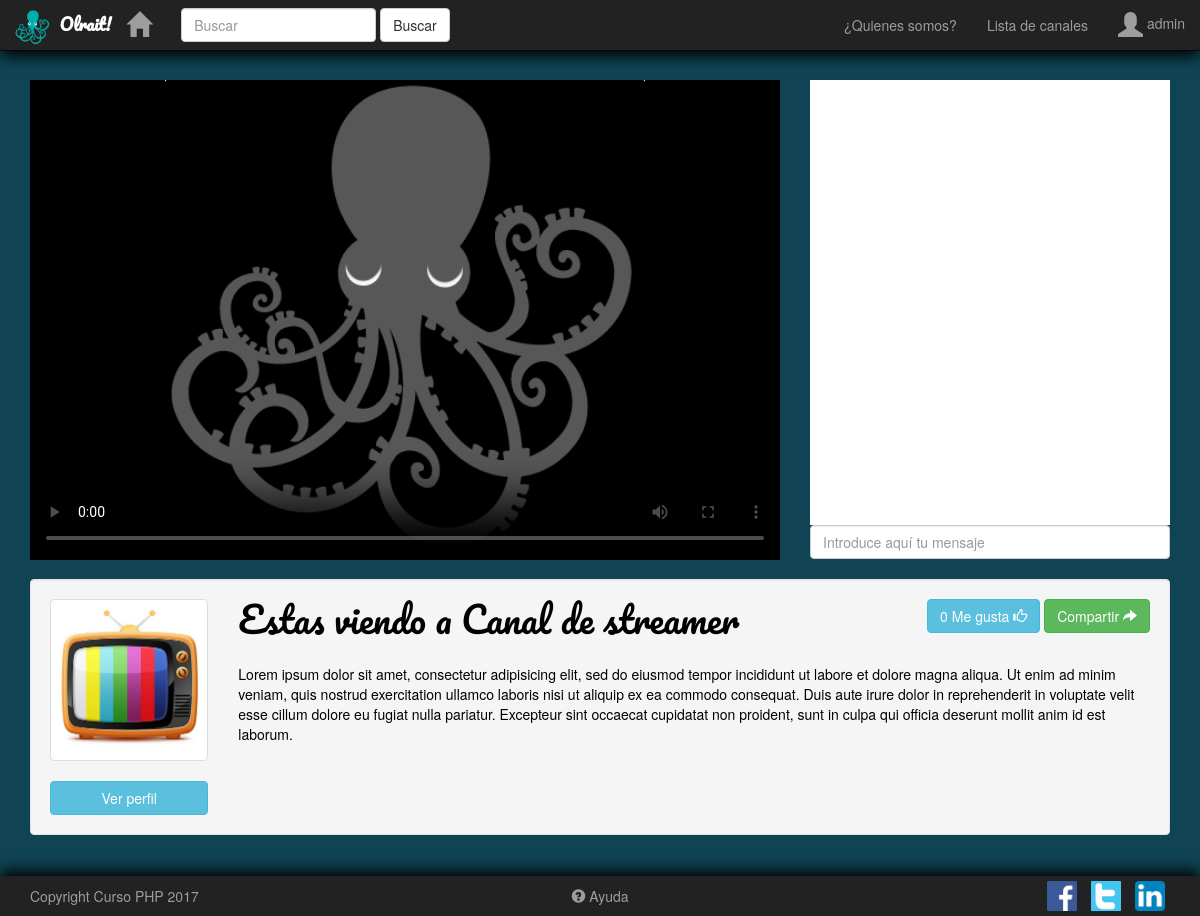
Page /reproductor.php?canal=streamer (signed in) on the committed database.
### tables this page shows
CREATE TABLE `usuarios` (
  `id` int(11) UNSIGNED NOT NULL,
  `nombre_usuario` text NOT NULL,
  `contrasena` text NOT NULL,
  `nombre` text NOT NULL,
  `correo` text NOT NULL,
  `descripcion` longtext,
  `grupo` int(11) NOT NULL,
  `fecha_creacion` timestamp NOT NULL DEFAULT CURRENT_TIMESTAMP,
  `titulo_canal` text NOT NULL,
  `descripcion_canal` longtext,
  `imagen_canal` text,
  `visitas` int(11) NOT NULL,
  `votos` int(11) NOT NULL,
  `id_categoria` int(11) NOT NULL,
  `emitiendo` tinyint(1) NOT NULL,
  `imagen_perfil` text,
  `token` text NOT NULL,
  `token_creado` timestamp NOT NULL DEFAULT '0000-00-00 00:00:00',
  `tipo_emision` text NOT NULL
);

### modelos/conexion.php (called while the page is built, shortened)
<?php
function conectarDB() {
	$servidor = "localhost";
	$usuario = "root";
	$contrasena = "";
	$baseDeDatos = "olrait";
	return mysqli_connect($servidor, $usuario, $contrasena, $baseDeDatos);
}
function hacerListado($consulta) {
	$enlace = conectarDB();
	mysqli_set_charset($enlace, 'utf8');
	$resultado = mysqli_query($enlace, $consulta);
	$listado = [];
	if ($resultado) {
		while ($fila = mysqli_fetch_array($resultado, MYSQLI_ASSOC)) {
			$listado[] = $fila;
		}
	}
	return $listado;
}
?>

### reproductor.php (the view, shortened to what this page needs)
<?php
include_once("./modelos/conexion.php");
function obtenerUsuarioPorNombreUsuario($canal) {
  $usuarios = hacerListado("SELECT * FROM usuarios WHERE nombre_usuario='$canal'");
  return (count($usuarios) <= 0) ? false : $usuarios[0];
}
function obtenerImagenCanalUsuarioPorId($canal){
  $usuario = hacerListado("SELECT id,imagen_canal FROM usuarios WHERE nombre_usuario='$canal'")[0];
  if (!empty($usuario["imagen_canal"])) {
    return "./img/usuarios/" . $usuario["id"] . "/img_canal/" . $usuario["imagen_canal"];
  } else {
    return "./img/usuarios/default_canal.jpg";
  }
}
$canal = (!empty($_GET["canal"])) ? $_GET["canal"] : false;
$usuario = obtenerUsuarioPorNombreUsuario($canal);
$imagenCanalUsuario = obtenerImagenCanalUsuarioPorId($canal);
?>
<div class="container">
  <div class="row">
    <div class="col-md-8">
      <div id="caja-video">
        <video poster="./img/logos/pulpo1.png" controls="controls" id="reproductor-video-placeholder"></video>
      </div>
    </div>
    <div class=" col-md-4">
      <div id="salida-chat" class="salida-chat"></div>
      <input type="text" id="entrada-chat" class="form-control" placeholder="Introduce aquí tu mensaje">
    </div>
  </div>
  <div class="well" id="reproductor-info-canal">
    <div class="row">
      <div class="col-md-2">
        <img src="<?= $imagenCanalUsuario ?>" alt="" class="img-responsive thumbnail">
        <a href="./verperfil.php?usuario=<?= $usuario["id"] ?>" class="btn btn-info btn-block">Ver perfil</a>
      </div>
      <div class="col-md-10">
        <div class="row">
          <div class="col-md-12">
            <div class="pull-left">
              <h1 class="titulo-perfil-ver" id="titulo-perfil-ver">Estas viendo a <?= $usuario["titulo_canal"]; ?> </h1>
            </div>
            <div class="pull-right">
              <button class="btn btn-info" id="btn-gusta"><span id="numero-votos">
                <?=$usuario["votos"]; ?></span> Me gusta <span class="glyphicon glyphicon-thumbs-up"></span>
              </button>
              <button type="button" class="btn btn-success" id="reproductor-compartir-btn">Compartir <span class="glyphicon glyphicon-share-alt"></span></button>
            </div>
          </div>
        </div>
        <div class="row">
          <div class="col-md-12">
            <p id="reproductor-descripcion-canal"><?= $usuario["descripcion_canal"] ?></p>
          </div>
        </div>
      </div>
    </div>
  </div>
  <div class="row">
    <div class="col-md-2 usuarios-misma-categoria">
      </div>
    </div>
  </div>
    <?php
    include_once("./master.php");
    ?>

### css/styles.css (style rules this page uses)
body { padding-top: 80px; padding-bottom: 60px; background-color: #3f4245; color: #e8e8e8; background-color: rgb(16,68,85); max-width: 100%; overflow-x: hidden; }
h1, h2, h3, h4, h5, h6 { font-family: 'Olrait'; }

### reproductor.php (style rules this page uses)
#caja-video video, #caja-video audio { width: 100%; height: 480px; background-color: #000; }
.salida-chat { background-color: #FFFFFF; max-height: 100%; max-width: 100%; height: 445px; color: black; overflow-y: auto; overflow-x: hidden; padding: 10px; }
#reproductor-info-canal { margin-top: 15px; color: #000; }
#reproductor-info-canal h1, #reproductor-info-canal #me-gusta { margin-top: 0; }

### rows in the picture
usuarios: titulo_canal "Canal de streamer", votos "0", descripcion_canal "Lorem ipsum dolor sit amet, consectetur adipisicing elit, sed do eiusmod tempor incididunt ut labore et dolore magna aliqua. Ut enim ad minim veniam, quis nostrud exercitation ullamco laboris nisi ut aliquip ex ea commodo consequat. Duis aute irure dolor in reprehenderit in voluptate velit esse cillum dolore eu fugiat nulla pariatur. Excepteur sint occaecat cupidatat non proident, sunt in culpa qui officia deserunt mollit anim id est laborum."

### other values in the picture
$_SESSION["usuario"]["nombre_usuario"] "admin"
